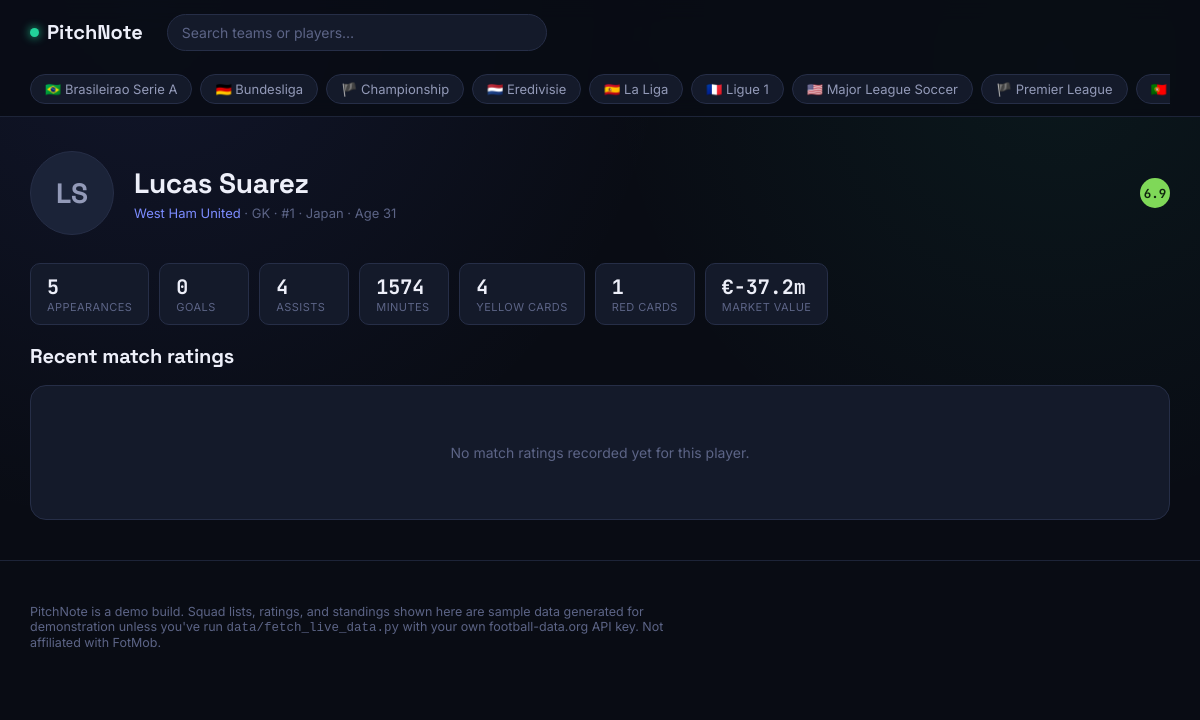
/player/226, run on the app's committed database.
### models.py (models this page shows, shortened)
class League(db.Model):
    __tablename__ = "leagues"
    id = db.Column(db.Integer, primary_key=True)
    code = db.Column(db.String(10), unique=True, nullable=False)   # e.g. "PL"
    name = db.Column(db.String(80), nullable=False)                # Premier League
    country = db.Column(db.String(60), nullable=False)
    season = db.Column(db.String(20), default="2025/26")
    tier = db.Column(db.Integer, default=1)
    logo = db.Column(db.String(10), default="⚽")                  # emoji fallback badge
    color = db.Column(db.String(7), default="#4361EE")             # accent color for the league
    teams = db.relationship("Team", backref="league", lazy=True, cascade="all, delete-orphan")
    matches = db.relationship("Match", backref="league", lazy=True, cascade="all, delete-orphan")

class Player(db.Model):
    __tablename__ = "players"
    id = db.Column(db.Integer, primary_key=True)
    team_id = db.Column(db.Integer, db.ForeignKey("teams.id"), nullable=False)
    name = db.Column(db.String(100), nullable=False)
    position = db.Column(db.String(4), nullable=False)   # GK / DF / MF / FW
    shirt_number = db.Column(db.Integer, default=0)
    nationality = db.Column(db.String(60), default="")
    age = db.Column(db.Integer, default=25)
    appearances = db.Column(db.Integer, default=0)
    goals = db.Column(db.Integer, default=0)
    assists = db.Column(db.Integer, default=0)
    yellow_cards = db.Column(db.Integer, default=0)
    red_cards = db.Column(db.Integer, default=0)
    minutes = db.Column(db.Integer, default=0)
    avg_rating = db.Column(db.Float, default=6.8)
    market_value_eur = db.Column(db.Integer, default=0)

class Team(db.Model):
    __tablename__ = "teams"
    id = db.Column(db.Integer, primary_key=True)
    league_id = db.Column(db.Integer, db.ForeignKey("leagues.id"), nullable=False)
    name = db.Column(db.String(80), nullable=False)
    short_name = db.Column(db.String(10), nullable=False)
    crest_initials = db.Column(db.String(4), default="")
    primary_color = db.Column(db.String(7), default="#4361EE")
    founded = db.Column(db.Integer, default=1900)
    venue = db.Column(db.String(100), default="")
    players = db.relationship("Player", backref="team", lazy=True, cascade="all, delete-orphan")

### app.py (the view)
    @app.route("/player/<int:player_id>")
    def player_page(player_id):
        player = Player.query.get_or_404(player_id)
        entries = (LineupEntry.query.filter_by(player_id=player.id)
                   .order_by(LineupEntry.id.desc()).limit(10).all())
        return render_template("player.html", player=player, entries=entries)

### templates/player.html (shortened to what this page needs)
{% extends "base.html" %}
{% import "_macros.html" as m %}
{% block content %}
<div class="container">
  <div class="player-hero">
    <div class="player-avatar">{{ player.name.split(' ')|map('first')|join('') }}</div>
    <div>
      <h1 style="font-size:28px;">{{ player.name }}</h1>
      <div style="color:var(--text-faint); font-size:13px; margin-top:4px;">
        <a href="{{ url_for('team_page', team_id=player.team.id) }}" style="color:var(--accent-strong);">{{ player.team.name }}</a>
        · {{ player.position }} · #{{ player.shirt_number }} · {{ player.nationality }} · Age {{ player.age }}
      </div>
    </div>
    <div style="margin-left:auto;">{{ m.rating_ring(player.avg_rating) }}</div>
  </div>
  <div class="stat-strip">
    <div class="stat-pill"><div class="v">{{ player.appearances }}</div><div class="k">Appearances</div></div>
    <div class="stat-pill"><div class="v">{{ player.goals }}</div><div class="k">Goals</div></div>
    <div class="stat-pill"><div class="v">{{ player.assists }}</div><div class="k">Assists</div></div>
    <div class="stat-pill"><div class="v">{{ player.minutes }}</div><div class="k">Minutes</div></div>
    <div class="stat-pill"><div class="v">{{ player.yellow_cards }}</div><div class="k">Yellow cards</div></div>
    <div class="stat-pill"><div class="v">{{ player.red_cards }}</div><div class="k">Red cards</div></div>
    <div class="stat-pill"><div class="v">€{{ '%.1f'|format(player.market_value_eur / 1000000) }}m</div><div class="k">Market value</div></div>
  </div>
  <div class="section-head"><h2>Recent match ratings</h2></div>
  <div class="card">
    {% for e in entries %}
    <a class="leader-row" href="{{ url_for('match_page', match_id=e.match_id) }}">
      <span class="name">
        {{ e.match.home_team.short_name }} {{ e.match.home_score }}-{{ e.match.away_score }} {{ e.match.away_team.short_name }}
        {% if not e.is_starting %}<span class="sub">(sub)</span>{% endif %}
      </span>
      <span class="sub">{{ e.goals }}⚽ {{ e.assists }}🅰️</span>
      {{ m.rating_ring(e.rating, 'sm') }}
    </a>
    {% else %}
    <div class="empty-state">No match ratings recorded yet for this player.</div>
    {% endfor %}
  </div>
</div>
{% endblock %}

### templates/base.html (shortened to what this page needs)
<!DOCTYPE html>
<html lang="en">
<head>
  <link rel="stylesheet" href="{{ url_for('static', filename='css/style.css') }}">
</head>
<body>
  <header class="topbar">
    <div class="container topbar-inner">
      <a href="{{ url_for('home') }}" class="brand"><span class="dot"></span> PitchNote</a>
      <form class="search-form" action="{{ url_for('search') }}" method="get">
        <input type="text" name="q" placeholder="Search teams or players…" autocomplete="off">
      </form>
    </div>
    <div class="container">
      <nav class="league-strip">
        {% for l in all_leagues %}
        <a class="league-pill {% if league is defined and league and league.id == l.id %}active{% endif %}"
           href="{{ url_for('league_page', code=l.code) }}">{{ l.logo }} {{ l.name }}</a>
        {% endfor %}
      </nav>
    </div>
  </header>
  <main>
    {% block content %}{% endblock %}
  </main>
  <footer>
    <div class="container">
      <p class="disclaimer">PitchNote is a demo build. Squad lists, ratings, and standings shown here are
      sample data generated for demonstration unless you've run <code>data/fetch_live_data.py</code> with
      your own football-data.org API key. Not affiliated with FotMob.</p>
    </div>
  </footer>
</body>
</html>

### templates/_macros.html (shortened to what this page needs)
{% macro rating_ring(value, size='') -%}
{% set tier = 'poor' %}
{% if value >= 7.5 %}{% set tier = 'elite' %}
{% elif value >= 6.8 %}{% set tier = 'good' %}
{% elif value >= 6.0 %}{% set tier = 'average' %}
{% endif %}
<span class="rating-ring {{ tier }} {{ size }}">{{ '%.1f'|format(value) }}</span>
{%- endmacro %}

### static/css/style.css (style rules this page uses)
:root { --bg: #090C14; --bg-elevated: #0F1420; --surface: #141A2A; --surface-2: #1B2338; --border: #262E47; --border-soft: #1D2438; --text: #EDEFF9; --text-dim: #939AB8; --text-faint: #5C6486; --accent: #5B6EF5; --accent-soft: rgba(91, 110, 245, 0.14); --accent-strong: #7C8CFF; --rating-elite: #22D39A; --rating-good: #7FD858; --rating-avg: #F5B942; --rating-poor: #F0546B; --live: #F0546B; --radius-sm: 6px; --radius: 10px; --radius-lg: 16px; --font-display: "Space Grotesk", "Segoe UI", sans-serif; --font-body: "Inter", "Segoe UI", sans-serif; --font-mono: "JetBrains Mono", ui-monospace, monospace; }
* { box-sizing: border-box; }
html, body { margin: 0; padding: 0; background: var(--bg); color: var(--text); font-family: var(--font-body); -webkit-font-smoothing: antialiased; }
body { background-image: radial-gradient(circle at 12% 0%, rgba(91,110,245,0.10), transparent 40%), radial-gradient(circle at 88% 8%, rgba(34,211,154,0.06), transparent 35%); background-attachment: fixed; }
a { color: inherit; text-decoration: none; }
h1, h2, h3, h4 { font-family: var(--font-display); margin: 0; letter-spacing: -0.01em; }
.container { max-width: 1180px; margin: 0 auto; padding: 0 20px; }
.topbar { position: sticky; top: 0; z-index: 40; background: rgba(9, 12, 20, 0.86); backdrop-filter: blur(10px); border-bottom: 1px solid var(--border-soft); }
.topbar-inner { display: flex; align-items: center; gap: 24px; height: 64px; }
.brand { display: flex; align-items: center; gap: 8px; font-family: var(--font-display); font-weight: 700; font-size: 20px; white-space: nowrap; }
.brand .dot { width: 9px; height: 9px; border-radius: 50%; background: var(--rating-elite); box-shadow: 0 0 10px var(--rating-elite); }
.search-form { flex: 1; max-width: 380px; }
.search-form input { width: 100%; background: var(--surface); border: 1px solid var(--border); color: var(--text); padding: 9px 14px; border-radius: 999px; font-size: 14px; font-family: var(--font-body); }
.search-form input::placeholder { color: var(--text-faint); }
.league-strip { display: flex; gap: 8px; overflow-x: auto; padding: 10px 0 12px; scrollbar-width: none; }
.league-pill { flex: none; display: flex; align-items: center; gap: 6px; padding: 6px 14px; border-radius: 999px; background: var(--surface); border: 1px solid var(--border); font-size: 13px; color: var(--text-dim); white-space: nowrap; transition: background .15s, color .15s, border-color .15s; }
.section-head { display: flex; align-items: baseline; justify-content: space-between; margin-bottom: 16px; }
.section-head h2 { font-size: 20px; }
.card { background: var(--surface); border: 1px solid var(--border); border-radius: var(--radius-lg); padding: 18px; }
.rating-ring { display: inline-flex; align-items: center; justify-content: center; width: 30px; height: 30px; border-radius: 50%; font-family: var(--font-mono); font-weight: 700; font-size: 12.5px; border: 2px solid transparent; color: var(--bg); }
.rating-ring.good { background: var(--rating-good); color: #10240F; }
.stat-strip { display: flex; gap: 10px; flex-wrap: wrap; margin: 18px 0; }
.stat-pill { background: var(--surface); border: 1px solid var(--border); border-radius: var(--radius); padding: 10px 16px; min-width: 90px; }
.stat-pill .v { font-family: var(--font-mono); font-size: 20px; font-weight: 700; }
.stat-pill .k { font-size: 11px; color: var(--text-faint); text-transform: uppercase; letter-spacing: .04em; }
.player-hero { display: flex; align-items: center; gap: 20px; padding: 34px 0 10px; flex-wrap: wrap; }
.player-avatar { width: 84px; height: 84px; border-radius: 50%; background: var(--surface-2); border: 1px solid var(--border); display: flex; align-items: center; justify-content: center; font-family: var(--font-display); font-size: 28px; font-weight: 700; color: var(--text-dim); }
footer { border-top: 1px solid var(--border-soft); padding: 30px 0; margin-top: 40px; color: var(--text-faint); font-size: 12.5px; }
footer .disclaimer { max-width: 640px; }
.empty-state { color: var(--text-faint); padding: 40px 0; text-align: center; font-size: 14px; }

### data on the page
League: logo "🇧🇷", name "Brasileirao Serie A"
League: logo "🇩🇪", name "Bundesliga"
League: logo "🏴", name "Championship"
League: logo "🇳🇱", name "Eredivisie"
League: logo "🇪🇸", name "La Liga"
League: logo "🇫🇷", name "Ligue 1"
League: logo "🇺🇸", name "Major League Soccer"
League: logo "🏴", name "Premier League"
League: logo "🇵🇹"
Player: name "Lucas Suarez", position "GK", shirt_number "1", nationality "Japan", age "31", avg_rating "6.9", appearances "5", goals "0", assists "4", minutes "1574", yellow_cards "4", red_cards "1", player.market_value_eur/1000000 "-37.2"
Team: team.name "West Ham United"

### other printed values
{{ player.name.split(' ')|map('first')|join('') }} "LS"
